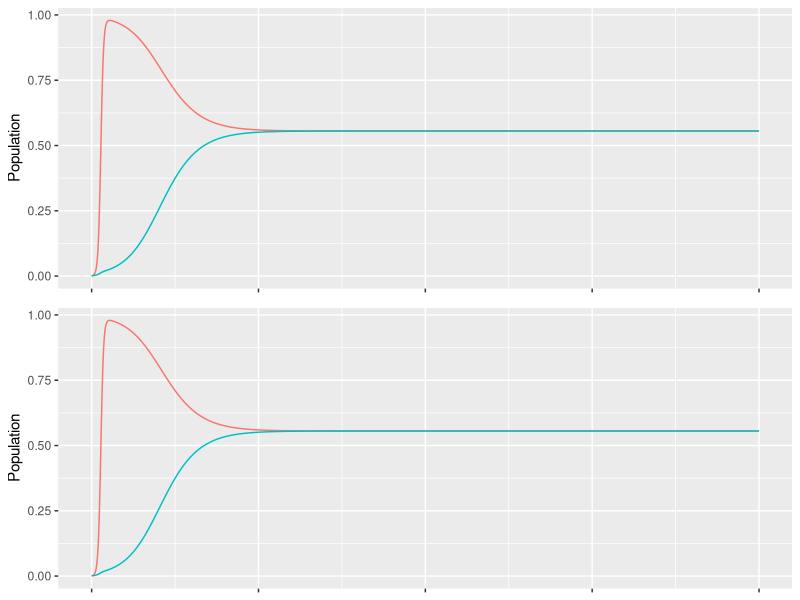

Source code (R):
#=============================================================================
#Implementation of a lotka-volterra competition model 
#=============================================================================
# load libraries
#=============================================================================
library(tidyverse)
library(deSolve)
library(gridExtra)

#=============================================================================
# Define the population dynamics through the following function
#=============================================================================
# This is model v.1, where the intrinsic growth rate is specified as ri, so it
# is obvious. 
lvs = function(times,sp,parms){
	with( as.list(c(parms, sp )),
		{		
		
			nspp = parms$nspp 
			Ni = matrix(sp[1:nspp], nspp, 1)

			dNi = Ni 
			for( i in 1:nspp){
				#Lotka-volterra consumption with a saturating mortality term 
				dNi[i] = Ni[i] * ( ri[i] *(1 - t(alphas[i,])%*%Ni )  )
			}

	  	list( c(dNi) )
		})	

}  

# This is model v.2, which corresponds to eq. 3 in Chesson 1990, with bi and ki. 
lvs2 = function(times,sp,parms2 ){
	with( as.list(c(parms, sp )),
		{		
		
			nspp = parms$nspp 
			Ni = matrix(sp[1:nspp], nspp, 1)

			dNi = Ni 
			for( i in 1:nspp){
				#Lotka-volterra consumption with a saturating mortality term 
				dNi[i] = Ni[i] * (bi[i] * (ki[i] - t(alphas2[i,])%*%Ni ) )
			}

	  	list( c(dNi) )
		})	

}  

#This is model v.3, which still corresponds to eq. 3 in Chesson 1990, but 
#where the model has been written out fully nstead of in terms of the 
#aggregate parameters ki and alphas. 
# This is model v.2, which corresponds to eq. 3 in Chesson 1990, with bi and ki. 
#NOT IMPLEMENTED YET
# lvs3 = function(times,sp,parms2 ){
# 	with( as.list(c(parms, sp )),
# 		{		
		
# 			nspp = parms$nspp 
# 			Ni = matrix(sp[1:nspp], nspp, 1)

# 			dNi = Ni 
# 			for( i in 1:nspp){
# 				#Lotka-volterra consumption with a saturating mortality term 
# 				dNi[i] = Ni[i] * (bi[i] * (cil[i]*wl[i]*Ki -mi[i] - t(alphas2[i,])%*%Ni ) )
# 			}

# 	  	list( c(dNi) )
# 		})	

# }  

#=============================================================================
# Set values of parameters
#=============================================================================
#How many species to start? 
nspp = 2

spp_prms = NULL
#spp_prms$ri = matrix(rpois(nspp,10), nspp, 1) #intrinsic growth
spp_prms$ri = matrix(c(5,2), nspp, 1) #intrinsic growth

#model 2: There are a few ways to set this, just to compare with 
#model 1. 

#This scales bi and ki to match ri and alphas in model 1
spp_prms$ki =  matrix(c(3,3), nspp, 1)
spp_prms$bi =  spp_prms$ri/spp_prms$ki
 
#Make ki equal to ri, and set bi to 1
# spp_prms$bi =  matrix( c(1,1),2, 1)
# spp_prms$ki =  spp_prms$ri

#Make bi equal to ri, and set ki to 1
# spp_prms$ki =  matrix(c(1,1), nspp, 1)
# spp_prms$bi =  spp_prms$ri

#Competition coefficients: 
#spp_prms$alphas = matrix( runif(nspp^2,  0.1, 0.9),nspp,nspp )
#diag(spp_prms$alphas) = matrix(rnorm(nspp, 0.99,0.01),nspp,1) #Set the intraspecific alphas = 1
spp_prms$alphas = matrix( c(1,0.8,0.8,1),nspp,nspp )
spp_prms$alphas2 = matrix(spp_prms$ki,nspp,nspp)*spp_prms$alphas

#Pass all of these parameters as a list
parms = list(
	nspp=nspp, ri = spp_prms$ri, alphas2 = spp_prms$alphas2, 
	alphas = spp_prms$alphas, bi = spp_prms$bi, ki = spp_prms$ki
 )

#=============================================================================
# Run the model with initial conditions 
#=============================================================================
tend = 100
delta1 = 0.1
times  = seq(from = 0, to = tend, by = delta1)
tl = length(times)
minit = c( matrix(0.001,nspp,1) )

#This is model1
lv_out = dede(y=minit, times=times, func=lvs, parms=parms, atol = 1e-9)
lv_out = as.data.frame(lv_out)

#This is model2
lv_out2 = dede(y=minit, times=times, func=lvs2, parms=parms, atol = 1e-9)
lv_out2 = as.data.frame(lv_out2)


#=============================================================================
# Plots!
#=============================================================================
lv_long =lv_out %>% gather( species, N, 2:(nspp+1) )
lv_long2 =lv_out2 %>% gather( species, N, 2:(nspp+1) )

#Total number of species still around at each time: 
lv_long = lv_long %>% group_by(time) %>% mutate(spp_tot = sum(N>0.001) )
lv_long2 = lv_long2 %>% group_by(time) %>% mutate(spp_tot = sum(N>0.001) )

#Their collective biomass: 
lv_long = lv_long %>% group_by(time) %>% mutate(biomass = sum(N[N>0.001] ) )
lv_long2 = lv_long2%>% group_by(time) %>% mutate(biomass = sum(N[N>0.001] ) )


#Each species' time trajectory
p1=ggplot()+ geom_line( data = lv_long, aes ( x = time, y = N, color = species)  )+ 
ylab("Population")+
theme(axis.text.x=element_blank(), axis.title.x=element_blank(), legend.position = "none") 

p2=ggplot()+ geom_line( data = lv_long2, aes ( x = time, y = N, color = species)  )+ 
ylab("Population")+
theme(axis.text.x=element_blank(), axis.title.x=element_blank(), legend.position = "none") 

# #Total number of species
# p2=ggplot()+ geom_line( data = lv_long, aes ( x = time, y = spp_tot)  )+
# ylab("Number of species")+
# theme(axis.text.x=element_blank(), axis.title.x=element_blank(), legend.position = "none") 

# #Total biomass of community
# p3=ggplot()+ geom_line( data = lv_long, aes ( x = time, y = biomass)  )+
# ylab("Biomass")

p4 = grid.arrange(p1,p2, nrow = 2 )
p4
